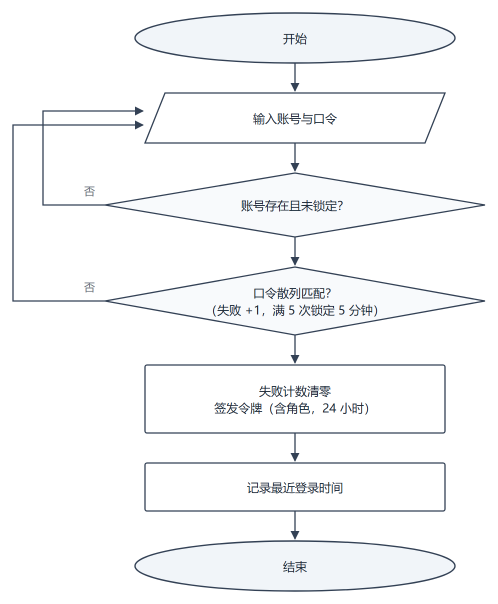
#> input picture docs/04_实现/figures/fig-3-2-flow-m01.png, 995 x 1208 px, found by its file name (shown at 1/2 size)
$ python build_d06_flows2.py
#> lines starting #> are read from the running program, lines starting #| are printed output that depends on the picture; after the words box and inside, x2 and y2 are one past the last pixel; in counts of white or black regions, pixels touching at a corner belong together
### scripts/d06_flow2.py
"""D06 流程图绘制器 v2：标准符号 + 主链/侧链分离 + 回流。

符号：椭圆=起止、矩形=处理、菱形=判断、平行四边形=输入输出。
节点 dict：
  kind: term / process / io / dec
  lines: 文本行
  no: 分支目标（主链索引 / 侧链索引 / "end"），no_label 默认“否”
  side: True 表示侧链节点（不与主链相连，只由分支到达）
  to: 侧链节点的去向（主链索引 / "end"；缺省 "end"）
"""
import sys
from pathlib import Path

sys.path.insert(0, str(Path(__file__).resolve().parent))
import build_figures as bf  # noqa: E402

ROOT = Path(r"D:\Gitproject\CoursePlan")
FIG = ROOT / "docs" / "04_实现" / "figures"
SRC = FIG / "src"
TMP = ROOT / ".tmp_work"

INK, MUTED, STROKE = "#1f2937", "#6b7280", "#334155"
CX = 300
BOX_W = 280
GAP = 26
SIDE_X = CX + 520
SIDE_GAP = 100
LANE0 = 620
LANE_STEP = 46


def _t(p, x, y, s, size=12, fill=INK, anchor="middle", bold=False):
    s = s.replace("&", "&amp;").replace("<", "&lt;").replace(">", "&gt;")
    p.append('<text x="%.1f" y="%.1f" font-family="Microsoft YaHei, SimHei, sans-serif" '
             'font-size="%d" fill="%s" text-anchor="%s"%s>%s</text>'
             % (x, y, size, fill, anchor, ' font-weight="bold"' if bold else "", s))


def _arrow(p, d, dash=False):
    p.append('<path d="%s" fill="none" stroke="%s" stroke-width="1.3"%s marker-end="url(#a)"/>'
             % (d, STROKE, ' stroke-dasharray="5 4"' if dash else ""))


def flow(nodes):
    heights = []
    for n in nodes:
        base = {"term": 48, "process": 46, "io": 48, "dec": 62}[n["kind"]]
        heights.append(max(base, 24 * len(n["lines"]) + 20))

    chain = [i for i, n in enumerate(nodes) if not n.get("side")]
    sides = [i for i, n in enumerate(nodes) if n.get("side")]

    ys = [0] * len(nodes)
    y = 22
    for i in chain:
        ys[i] = y
        y += heights[i] + GAP
    base_side = y + 10
    for k, i in enumerate(sides):
        ys[i] = base_side + k * SIDE_GAP

    H = max(ys[i] + heights[i] for i in range(len(nodes))) + 40
    lanes = sum(1 for n in nodes if "no" in n)
    W = max(860, LANE0 + max(0, lanes - 1) * LANE_STEP + 300)
    if sides:
        W = max(W, SIDE_X + BOX_W // 2 + 80)

    p = ['<svg xmlns="http://www.w3.org/2000/svg" width="%d" height="%d" viewBox="0 0 %d %d">' % (W, H, W, H),
         '<rect width="%d" height="%d" fill="#ffffff"/>' % (W, H),
         '<defs><marker id="a" viewBox="0 0 10 10" refX="9" refY="5" markerWidth="7" '
         'markerHeight="7" orient="auto-start-reverse"><path d="M 0 0 L 10 5 L 0 10 z" fill="%s"/></marker></defs>' % STROKE]

    for i, n in enumerate(nodes):
        h, yy = heights[i], ys[i]
        cx = SIDE_X if n.get("side") else CX
        k = n["kind"]
        if k == "term":
            p.append('<ellipse cx="%d" cy="%.1f" rx="150" ry="%.1f" fill="#f1f5f9" stroke="%s" stroke-width="1.4"/>'
                     % (cx, yy + h / 2, h / 2, STROKE))
        elif k == "process":
            p.append('<rect x="%.1f" y="%d" width="%d" height="%d" rx="2" fill="#ffffff" stroke="%s" stroke-width="1.3"/>'
                     % (cx - BOX_W / 2, yy, BOX_W, h, STROKE))
        elif k == "io":
            sk = 18
            p.append('<path d="M %.1f %d L %.1f %d L %.1f %d L %.1f %d Z" fill="#ffffff" stroke="%s" stroke-width="1.3"/>'
                     % (cx - BOX_W / 2 + sk, yy, cx + BOX_W / 2, yy,
                        cx + BOX_W / 2 - sk, yy + h, cx - BOX_W / 2, yy + h, STROKE))
        else:
            hw = 175
            p.append('<path d="M %d %.1f L %.1f %.1f L %d %.1f L %.1f %.1f Z" fill="#f8fafc" stroke="%s" stroke-width="1.3"/>'
                     % (cx, yy, cx + hw, yy + h / 2, cx, yy + h, cx - hw, yy + h / 2, STROKE))
        for j, ln in enumerate(n["lines"]):
            _t(p, cx, yy + h / 2 + 5 + (j - (len(n["lines"]) - 1) / 2) * 17, ln, 12)

    for a, b in zip(chain, chain[1:]):
        y1 = ys[a] + heights[a]
        y2 = ys[b]
        _arrow(p, "M %d %.1f L %d %.1f" % (CX, y1, CX, y2 - 2))
        if nodes[a].get("next_label"):
            _t(p, CX + 14, (y1 + y2) / 2 + 4, nodes[a]["next_label"], 11, MUTED, anchor="start")

    end_i = chain[-1]
    end_y = ys[end_i] + heights[end_i] / 2
    end_x = CX + 150

    lane = 0
    for i, n in enumerate(nodes):
        if "no" not in n:
            continue
        target = n["no"]
        sy = ys[i] + heights[i] / 2
        sx = CX + 175
        rx = LANE0 + lane * LANE_STEP
        lane += 1
        _t(p, sx + 8, sy - 6, n.get("no_label", "否"), 11, MUTED, anchor="start")

        if target == "end":
            _arrow(p, "M %d %.1f L %d %.1f L %d %.1f L %.1f %.1f"
                   % (sx, sy, rx, sy, rx, end_y, end_x + 2, end_y))
            if n.get("no_note"):
                _t(p, rx + 8, (sy + end_y) / 2, n["no_note"], 10.5, MUTED, anchor="start")
        elif nodes[target].get("side"):
            ty = ys[target] + heights[target] / 2
            tx = SIDE_X - BOX_W / 2 - 2
            _arrow(p, "M %d %.1f L %d %.1f L %d %.1f L %.1f %.1f"
                   % (sx, sy, rx, sy, rx, ty, tx, ty))
            if n.get("no_note"):
                _t(p, rx + 8, (sy + ty) / 2, n["no_note"], 10.5, MUTED, anchor="start")
        else:
            ty = ys[target] + heights[target] / 2
            tx = CX + (175 if nodes[target]["kind"] == "dec" else BOX_W / 2)
            _arrow(p, "M %d %.1f L %d %.1f L %d %.1f L %.1f %.1f"
                   % (sx, sy, rx, sy, rx, ty, tx + 2, ty))
            if n.get("no_note"):
                _t(p, rx + 8, (sy + ty) / 2, n["no_note"], 10.5, MUTED, anchor="start")

    for i in sides:
        tgt = nodes[i].get("to", "end")
        x0 = SIDE_X - BOX_W / 2 + 40
        y0 = ys[i] + heights[i]
        if tgt == "end":
            _arrow(p, "M %d %.1f L %d %.1f L %d %.1f L %.1f %.1f"
                   % (x0, y0, x0, end_y + 30, end_x + 90, end_y + 30, end_x + 30, end_y + 26))
        else:
            ty = ys[tgt] + heights[tgt] / 2
            _arrow(p, "M %d %.1f L %d %.1f L %d %.1f L %.1f %.1f"
                   % (x0, y0, x0, ty, CX + BOX_W / 2 + 60, ty, CX + BOX_W / 2 + 2, ty))

    return "\n".join(p + ["</svg>"]) + "\n"


def render(name, nodes):
    SRC.mkdir(parents=True, exist_ok=True)
    TMP.mkdir(parents=True, exist_ok=True)
    svg = flow(nodes)
    (SRC / (name + ".svg")).write_text(svg, encoding="utf-8")
    w = int(svg.split('width="')[1].split('"')[0])
    h = int(svg.split('height="')[1].split('"')[0])
    raw = TMP / (name + ".png")
    bf.shoot(bf.html_for_svg(svg, (w, h)), str(raw), (w, h))
    size, clipped = bf.trim_and_save(raw, str(FIG / (name + ".png")))
    print("%-22s %s%s" % (name, size, "  [可能被裁切]" if clipped else ""))

### scripts/build_figures.py
"""生成《软件需求说明书》所需的图表：Mermaid 源文件 + 界面原型 SVG，并栅格化为 PNG。

产物：
    docs/02_需求/figures/fig-x-y.png      插入文档用（约 1600px 宽）
    docs/02_需求/figures/src/fig-x-y.mmd  Mermaid 源文件（可编辑）
    docs/02_需求/figures/src/fig-x-y.svg  原型源文件（可编辑）

渲染方式：Edge headless 截图 → Pillow 去白边裁切。需要本机 Edge。
"""
import json
import os
import re
import subprocess
import sys
import tempfile
from pathlib import Path

from PIL import Image, ImageChops

ROOT = Path(__file__).resolve().parent.parent
FIG_DIR = ROOT / "docs" / "02_需求" / "figures"
SRC_DIR = FIG_DIR / "src"
TMP_DIR = ROOT / ".tmp_figures"

EDGE = r"C:\Program Files (x86)\Microsoft\Edge\Application\msedge.exe"
MERMAID_JS = "file:///D:/Gitproject/RJB_Demo/frontend/node_modules/mermaid/dist/mermaid.min.js"

TARGET_WIDTH = 1700
PAD = 24


# ----------------------------------------------------------------------
# 图源定义
# ----------------------------------------------------------------------
MERMAID_FIGURES = {
    "fig-2-1-context": {
        "skip": True,
        "window": (1800, 1800),
        "src": """flowchart TB
    ST["学生"]
    AD["课程管理员"]
    SYS["学径 StudyPath<br/>课程学习规划辅助系统"]
    LLM["大模型服务<br/>（可切换 Mock）"]

    ST -->|"目标 / 截止 / 可用时间"| SYS
    AD -->|"知识点 / 先修 / 资源"| SYS
    SYS -->|"计划 / 校验 / 进度"| ST
    SYS -->|"追问上下文"| LLM
    LLM -->|"自然语言答复"| SYS""",
    },
    "fig-3-1-function-tree": {
        "skip": True,
        "window": (2400, 2800),
        "src": """flowchart LR
    ROOT["学径 StudyPath<br/>课程学习规划辅助系统"]
    ROOT --- M1["课程内容管理"]
    ROOT --- M2["学习规划"]
    ROOT --- M3["执行与调整"]
    ROOT --- M4["基础支撑"]

    M1 --- A1["F-02 课程信息维护"]
    M1 --- A2["F-03 知识点维护"]
    M1 --- A3["F-04 先修关系维护"]
    M1 --- A4["F-05 课程资源维护"]

    M2 --- B1["F-06 学习约束设定"]
    M2 --- B2["F-07 智能体追问"]
    M2 --- B3["F-08 任务分解与计划生成"]
    M2 --- B4["F-09 计划校验"]

    M3 --- C1["F-10 计划确认与打卡"]
    M3 --- C2["F-11 计划调整"]
    M3 --- C3["F-12 计划版本追溯"]
    M3 --- C4["F-13 计划看板"]

    M4 --- D1["F-01 登录与角色"]
    M4 --- D2["离线演示（Mock Provider）"]
    M4 --- D3["数据备份与恢复"]""",
    },
    "fig-3-2-swimlane": {
        "window": (2800, 1900),
        "src": """flowchart TB
    subgraph L1["课程管理员"]
        direction LR
        A1["维护知识点、先修关系<br/>资源与参考时长"]
        A2["先修图检查<br/>（成环 / 孤立点）"]
        A1 --> A2
    end

    subgraph L2["学生"]
        direction LR
        S1["填写目标、截止日期<br/>可用时间、已掌握"]
        S2["确认计划"]
        S3["逐任务打卡<br/>记录实际用时"]
        S1 --> S2 --> S3
    end

    subgraph L3["智能体（大模型）"]
        direction LR
        G1["追问缺失信息<br/>归一化相对日期"]
        G2["生成冲突说明<br/>与调整建议"]
        G1 --> G2
    end

    subgraph L4["系统（排程与校验引擎）"]
        direction LR
        E1["先修闭包 + 任务分解"]
        E2["按可用时段装箱排程"]
        E3["四项校验"]
        E4["生成计划版本"]
        E5["检测延期 / 目标变更"]
        E1 --> E2 --> E3 --> E4
        E5 --> E1
    end

    S1 --> G1
    G1 --> E1
    A1 -.->|"课程内容"| E1
    E3 -->|"存在冲突"| G2
    G2 --> S2
    E4 --> S2
    S3 --> E5
    E5 -->|"触发调整"| E1""",
    },
    "fig-3-3-usecase": {
        "window": (2600, 1900),
        "src": """flowchart TB
    ST(("学生"))
    AD(("课程管理员"))

    ST --> UC1(["设定学习约束"])
    ST --> UC2(["与智能体对话补全信息"])
    ST --> UC3(["查看计划草案与冲突"])
    ST --> UC4(["确认计划并打卡"])
    ST --> UC5(["发起计划调整"])
    ST --> UC6(["查看计划版本与差异"])

    AD --> UC7(["维护课程与知识点"])
    AD --> UC8(["维护先修关系"])
    AD --> UC9(["维护课程资源"])

    UC2 -.->|"extend"| UC1
    UC1 -.->|"include"| UC3
    UC3 -.->|"include"| UC10(["校验计划（容量/重叠/先修/截止）"])
    UC5 -.->|"include"| UC10
    UC4 -.->|"include"| UC6""",
    },
    "fig-3-9-plan-state": {
        "window": (1600, 2400),
        "src": """stateDiagram-v2
    direction TB
    state "草稿" as Draft
    state "待确认" as Pending
    state "执行中" as Active
    state "已完成" as Done
    state "已归档" as Archived

    [*] --> Draft: 生成计划草案
    Draft --> Pending: 校验通过 / 存在冲突
    Pending --> Draft: 修改约束后重新生成
    Pending --> Active: 学生确认（生成 v1）
    Active --> Active: 打卡记录进度
    Active --> Done: 任务全部完成或超过截止日期
    Active --> Archived: 调整生效（旧版本归档）
    Archived --> [*]
    Done --> [*]""",
    },
    "fig-3-4-sequence": {
        "window": (2600, 2000),
        "src": """sequenceDiagram
    autonumber
    actor S as 学生
    participant W as 前端
    participant B as 后端服务
    participant AG as 智能体（LLM）
    participant EN as 排程与校验引擎
    participant DB as 数据库

    S->>W: 输入目标与时间约束
    W->>B: POST /api/constraints
    B->>DB: 保存约束
    B->>AG: 补全缺失字段
    AG-->>B: 抽取结果 + 追问问题
    B-->>W: SSE 推送追问
    W-->>S: 展示追问
    S->>W: 补充"每周一三五 19:00-21:00"
    W->>B: POST /api/plans/preview
    B->>EN: 先修闭包 + 任务分解
    EN-->>B: 任务列表
    B->>EN: 四项校验
    EN-->>B: 校验报告（含问题码）
    B->>AG: 生成冲突说明
    AG-->>B: 说明文本
    B-->>W: 计划草案 + 校验报告
    W-->>S: 看板展示（冲突任务标红）
    S->>W: 确认计划
    W->>B: POST /api/plans/{id}/confirm
    B->>DB: 写入版本 v1
    B-->>W: 确认成功
    W-->>S: 计划进入执行中""",
    },
    "fig-3-8-er": {
        "window": (2800, 2100),
        "src": """erDiagram
    USER ||--o{ STUDY_PLAN : "拥有"
    USER ||--o{ COURSE : "维护"
    COURSE ||--o{ CONCEPT : "包含"
    COURSE ||--o{ RESOURCE : "包含"
    CONCEPT ||--o{ CONCEPT_RESOURCE : "关联"
    RESOURCE ||--o{ CONCEPT_RESOURCE : "关联"
    CONCEPT ||--o{ PREREQUISITE : "作为先修"
    CONCEPT ||--o{ PREREQUISITE : "作为后继"
    CONCEPT ||--o{ PLAN_TASK : "被安排"
    STUDY_PLAN ||--|{ PLAN_TASK : "拆分为"
    STUDY_PLAN ||--o{ PLAN_VERSION : "形成版本"
    STUDY_PLAN ||--|| CONSTRAINT : "由约束确定"
    PLAN_VERSION ||--o| PLAN_VALIDATION : "记录校验"

    USER {
        int id PK
        string username
        string password_hash
        string role
    }
    COURSE {
        int id PK
        string name
        string semester
    }
    CONCEPT {
        int id PK
        int course_id FK
        string name
        int difficulty
        int reference_minutes
    }
    STUDY_PLAN {
        int id PK
        int student_id FK
        string status
        int current_version
    }
    PLAN_TASK {
        int id PK
        int plan_id FK
        string type
        int estimated_minutes
        string scheduled_date
    }
    PLAN_VERSION {
        int id PK
        int plan_id FK
        int version
        string change_reason
    }""",
    },
}


# ----------------------------------------------------------------------
# 界面原型（SVG）
# ----------------------------------------------------------------------
FONT = "Microsoft YaHei, SimHei, sans-serif"
INK = "#0f172a"
MUTED = "#64748b"
LINE = "#cbd5e1"
TEAL = "#0e7c6b"
TEAL_SOFT = "#e6f4f1"
AMBER = "#b45309"
AMBER_SOFT = "#fef3c7"
RED = "#b91c1c"
RED_SOFT = "#fee2e2"
BG = "#f8fafc"


class Svg:
    def __init__(self, w, h, title=""):
        self.w, self.h, self.title = w, h, title
        self.parts = []

    # [349 lines left out: functions rect, text, line, arrow, svg, chrome and 8 more, not called in this run]


WIREFRAMES = {
    "fig-2-1-context": draw_context,
    "fig-3-1-function-tree": draw_function_tree,
    "fig-3-5-wizard": wire_wizard,
    "fig-3-6-board": wire_board,
    "fig-3-7-admin": wire_admin,
}


# ----------------------------------------------------------------------
# 渲染
# ----------------------------------------------------------------------
# [25 lines left out: function html_for_mermaid, not called in this run]


def html_for_svg(svg, window):
    return """<!doctype html>
<html><head><meta charset="utf-8"><style>html,body{margin:0;padding:0;background:#fff}</style></head>
<body>%s</body></html>""" % svg


def shoot(html, out_png, window):
    """用 Edge headless 截图。"""
#> (the call stopped at in shoot, `proc = subprocess.run(cmd, capture_output=True, text=True, timeout=120)`: subprocess is not available in this run)
    with tempfile.TemporaryDirectory() as td:
        page = Path(td) / "fig.html"
        page.write_text(html, encoding="utf-8")
        profile = Path(td) / "profile"
        cmd = [
            EDGE,
            "--headless=new",
            "--disable-gpu",
            "--hide-scrollbars",
            "--no-first-run",
            "--no-default-browser-check",
            "--force-device-scale-factor=2",
            "--virtual-time-budget=6000",
            "--user-data-dir=%s" % profile,
            "--window-size=%d,%d" % window,
            "--screenshot=%s" % out_png,
            page.as_uri(),
        ]
        proc = subprocess.run(cmd, capture_output=True, text=True, timeout=120)
        if proc.returncode != 0 and not Path(out_png).exists():
            raise RuntimeError("Edge 截图失败: %s" % (proc.stderr or proc.stdout)[:500])


def trim_and_save(src_png, dst_png):
    im = Image.open(src_png).convert("RGB")
#> im is the input picture: PIL image 995x1208 RGB; mean R, G, B 246.1, 247, 248.1
    diff = ImageChops.difference(im, Image.new("RGB", im.size, (255, 255, 255)))
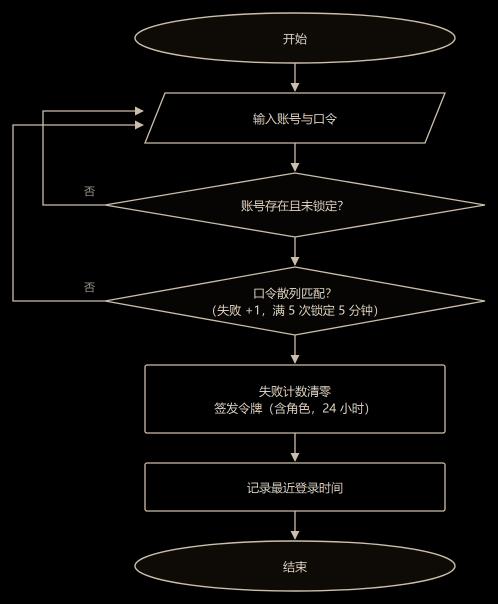
#> diff: PIL image 995x1208 RGB (shown at 1/2 size); mean R, G, B 8.9, 8, 6.9
    mask = diff.convert("L").point(lambda v: 255 if v > 12 else 0)
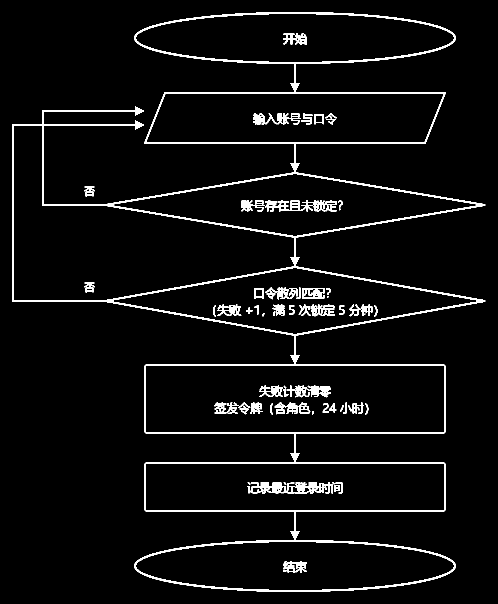
#> mask: PIL image 995x1208 L (shown at 1/2 size); 5.1% white; 77 white regions (8 under 20 px), largest, box (x1, y1, x2, y2) and area: (24, 24, 971, 1184) 44532, (494, 964, 638, 988) 1668, (530, 400, 674, 424) 1635
    bbox = mask.getbbox()
#> bbox = (24, 24, 971, 1184)
    if bbox is None:
        raise RuntimeError("渲染结果为空（可能是语法错误或被裁掉）")
    clipped = bbox[2] >= im.width - 2 or bbox[3] >= im.height - 2
#> clipped = False
#> (the rest of the program and of its run is left out)
